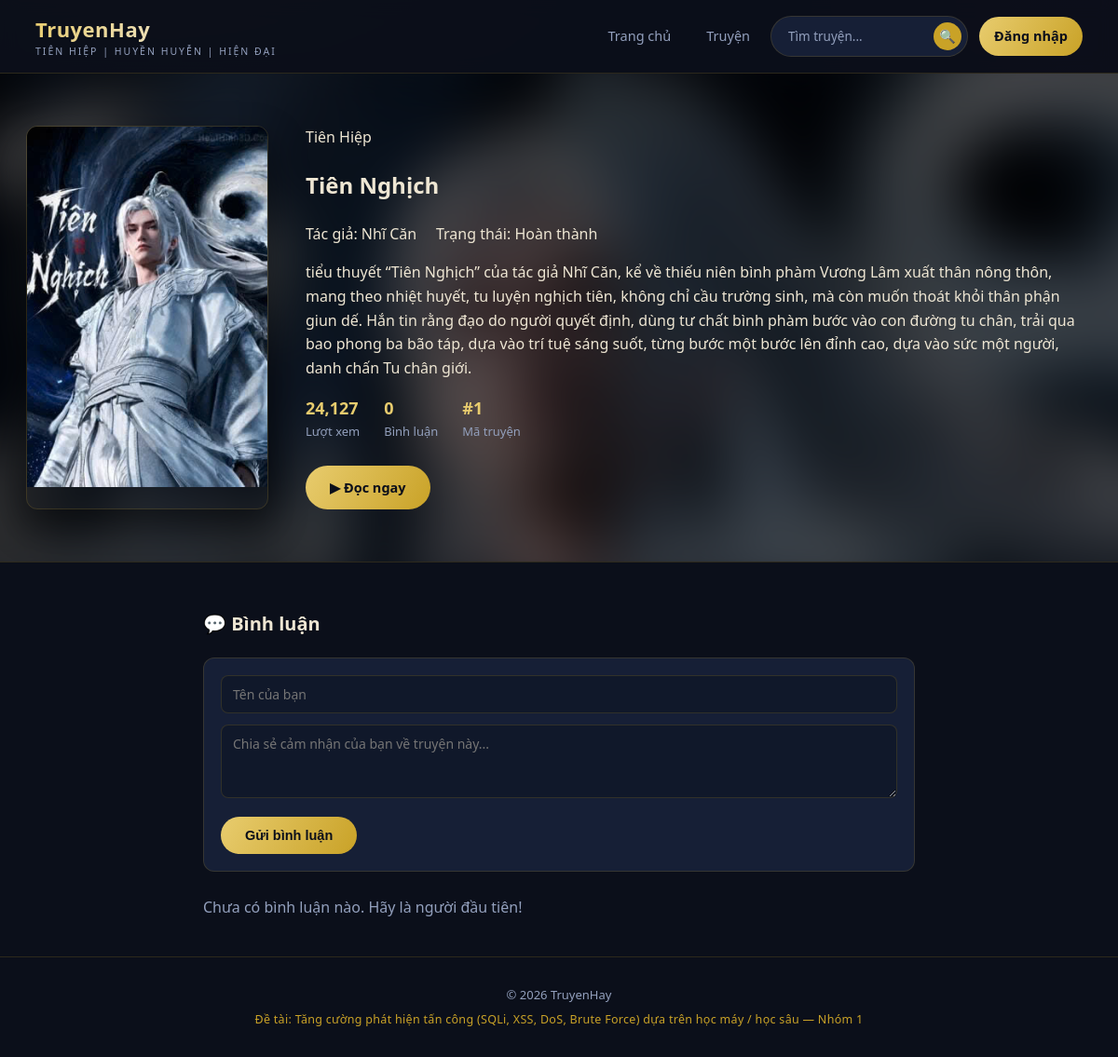
The page /truyen/1 on the database its author committed.
### tables this page shows
CREATE TABLE truyen (
            id INTEGER PRIMARY KEY AUTOINCREMENT,
            title TEXT NOT NULL,
            author TEXT NOT NULL,
            category TEXT NOT NULL,
            description TEXT,
            image TEXT,
            views INTEGER DEFAULT 0,
            status TEXT NOT NULL DEFAULT "Đang ra",
            create_at TIMESTAMP DEFAULT CURRENT_TIMESTAMP
        );

### app.py (the view, shortened to what this page needs)
@app.route("/truyen/<truyen_id>", methods=["GET", "POST"])
def truyen_detail(truyen_id):
    db = get_db()
    cur = db.cursor()
    if request.method == "GET": #GET
        sql = ("SELECT * FROM truyen WHERE id = {t_id}").format(t_id=truyen_id)
        try: #Lay truyen
            truyen = run_query(sql, fetch="one")
        except sqlite3.Error as e:
            return f"Loi: {e}", 400
        if truyen == None:
            return "Không tìm thấy truyện !", 404
        try: #UPDATE views
            u_sql = "UPDATE truyen SET views = views + 1 WHERE id = {t_id}".format(t_id=truyen_id)
            run_query(u_sql, fetch="none")
        except sqlite3.Error as e:
            pass
        try: #Comments
            cmt_sql = ("SELECT * FROM comments WHERE truyen_id = {id} ORDER BY id"
                       ).format(id=truyen_id)
            comments = run_query(cmt_sql)
        except sqlite3.Error as e:
            comments =[]
        return render_template("truyen_detail.html", truyen=truyen, comments=comments)

### app.py (called while the page is built)
def get_db():
    if "db" not in g:
        g.db = sqlite3.connect(DB_PATH)
        g.db.row_factory = sqlite3.Row
    return g.db

def run_query(query, fetch="all"):
    db = get_db()
    cur = db.cursor()
    cur.execute(query)
    if fetch == "all":
        rows = cur.fetchall()
        return rows
    elif fetch == "one":
        row = cur.fetchone()
        return row
    else:
        db.commit()
        return None

### templates/truyen_detail.html (shortened to what this page needs)
<!DOCTYPE html>
<html lang="vi">
<head>
<link rel="stylesheet" href="{{ url_for('static', filename='style.css') }}">
</head>
<body>
<header class="site-header">
  <div class="header-inner">
    <a href="{{ url_for('index') }}" class="brand">
      <div>
        <div class="brand-text">TruyenHay</div>
        <div class="brand-sub">Tiên hiệp | Huyền huyễn | Hiện đại</div>
      </div>
    </a>
    <nav class="main-nav">
      <a href="{{ url_for('index') }}">Trang chủ</a>
      <a href="{{ url_for('truyen_list') }}">Truyện</a>
      <form class="search-form" action="{{ url_for('truyen_list') }}" method="get">
        <input type="text" name="q" placeholder="Tìm truyện...">
        <button type="submit" aria-label="Tìm kiếm">🔍</button>
      </form>
      {% if session.get('username') %}
        <a href="{{ url_for('logout') }}">Đăng xuất ({{ session.get('username') }})</a>
      {% else %}
        <a href="{{ url_for('login') }}" class="cta">Đăng nhập</a>
      {% endif %}
    </nav>
  </div>
</header>
<section class="detail-hero">
  {% set cover_img = truyen['image'] if truyen['image'] else 'tiennghich.jpg' %}
  {% set cover_url = url_for('static', filename='images/' + cover_img) %}
  <div class="detail-hero-bg" style="background-image: url('{{cover_url}}');"></div>
  <div class="detail-inner">
    <div class="detail-cover">
      <img src="{{cover_url}}" alt="{{ truyen.title }}">
    </div>
    <div class="hero-info">
      <span class="category-tag">{{ truyen['category']}}</span>
      <h1>{{ truyen['title'] }}</h1>
      <div class="author">Tác giả: {{ truyen['author'] }} &nbsp; &nbsp; Trạng thái: {{ truyen['status'] }}</div>
      <p class="desc">{{ truyen['description'] }}</p>
      <div class="stat-row">
        <div class="stat"><b>{{ "{:,}".format(truyen['views'] or 0) }}</b>Lượt xem</div>
        <div class="stat"><b>{{ comments|length }}</b>Bình luận</div>
        <div class="stat"><b>#{{ truyen['id'] }}</b>Mã truyện</div>
      </div>
      <a href="#doc" class="btn btn-primary">▶ Đọc ngay</a>
    </div>
  </div>
</section>
<div class="comments-wrap" id="doc">
  <h2>💬 Bình luận</h2>
  <form class="comment-form" method="post" action="{{ url_for('truyen_detail', truyen_id=truyen['id']) }}">
    <input type="text" name="username" placeholder="Tên của bạn"
           value="{{ session.get('username', '') }}" required>
    <textarea name="content" rows="3" placeholder="Chia sẻ cảm nhận của bạn về truyện này..." required></textarea>
    <button type="submit" class="btn btn-primary">Gửi bình luận</button>
  </form>
  {% for c in comments %}
  <div class="comment-item">
    <div class="who">{{ c.username }}<span class="when">{{ c.created_at }}</span></div>
    <div class="body">{{ c.content|safe }}</div>
  </div>
  {% else %}
  <p style="color:var(--muted);">Chưa có bình luận nào. Hãy là người đầu tiên!</p>
  {% endfor %}
</div>
<footer class="site-footer">
  <div>© 2026 TruyenHay</div>
  <div class="project-line">Đề tài: Tăng cường phát hiện tấn công (SQLi, XSS, DoS, Brute Force) dựa trên học máy / học sâu — Nhóm 1</div>
</footer>
</body>
</html>

### rows shown on the page
truyen: category "Tiên Hiệp", title "Tiên Nghịch", author "Nhĩ Căn", status "Hoàn thành", description "tiểu thuyết “Tiên Nghịch” của tác giả Nhĩ Căn, kể về thiếu niên bình phàm Vương Lâm xuất thân nông thôn, mang theo nhiệt huyết, tu luyện nghịch tiên, không chỉ cầu trường sinh, mà còn muốn thoát khỏi thân phận giun dế. Hắn tin rằng đạo do người quyết định, dùng tư chất bình phàm bước vào con đường tu chân, trải qua bao phong ba bão táp, dựa vào trí tuệ sáng suốt, từng bước một bước lên đỉnh cao, dựa vào sức một người, danh chấn Tu chân giới.", views "24,127", id "1"

### other values the page prints
{{ comments|length }} "0"
